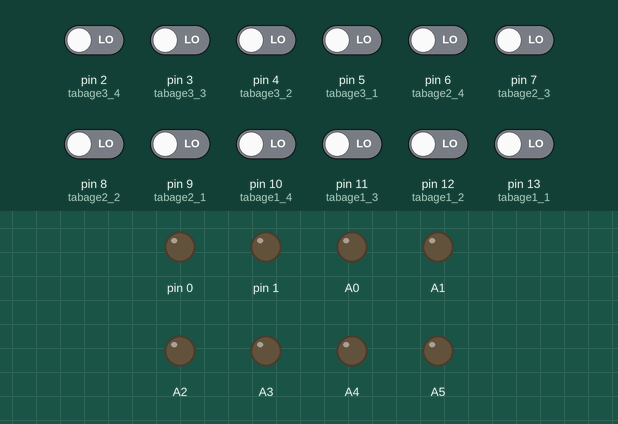
Recording of a sketch running on a simulated Arduino Uno, built with avr-gcc and run on an emulated ATmega328P. Parts: output pins drawn as LEDs (lit = HIGH). The test bench sets the inputs (shaded band); at power-on: pin 2 (tabage3_4), pin 3 (tabage3_3), pin 4 (tabage3_2), pin 5 (tabage3_1), pin 6 (tabage2_4), pin 7 (tabage2_3), pin 8 (tabage2_2), pin 9 (tabage2_1), pin 10 (tabage1_4), pin 11 (tabage1_3), pin 12 (tabage1_2), pin 13 (tabage1_1) LOW.

Above: at 1.2 s.
1.3 s: pin 2 (tabage3_4) driven HIGH
At 1.7 s:
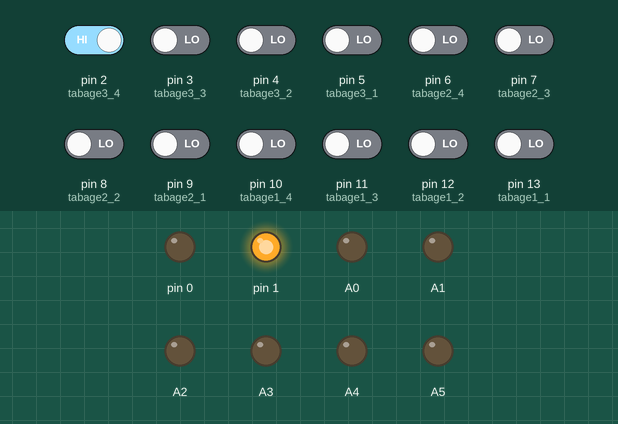
2.8 s: pin 3 (tabage3_3) driven HIGH
At 4.0 s:
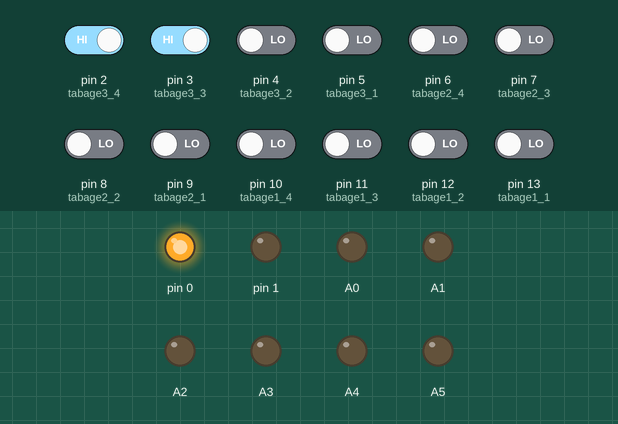
4.3 s: pin 4 (tabage3_2) driven HIGH
At 5.3 s:
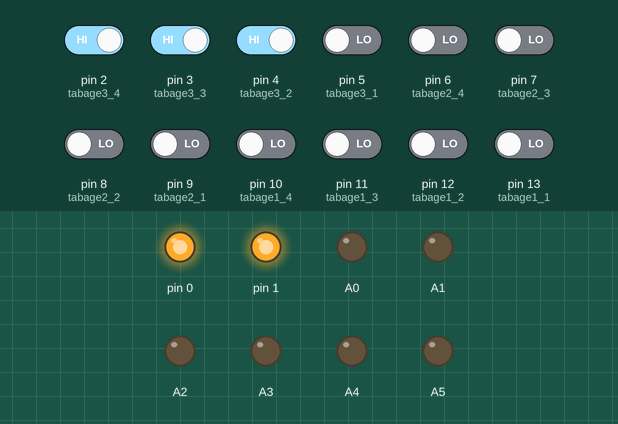
5.8 s: pin 5 (tabage3_1) driven HIGH
At 6.5 s:
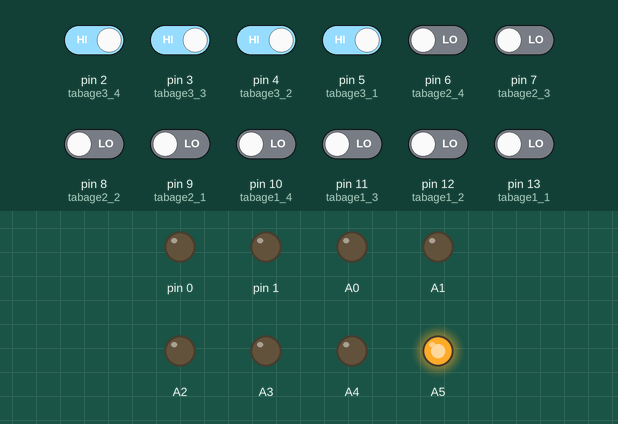
7.3 s: pin 6 (tabage2_4) driven HIGH
At 7.7 s:
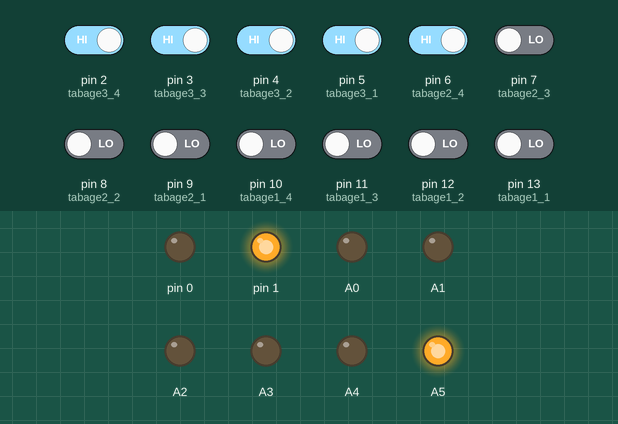
8.8 s: pin 7 (tabage2_3) driven HIGH
At 10.1 s:
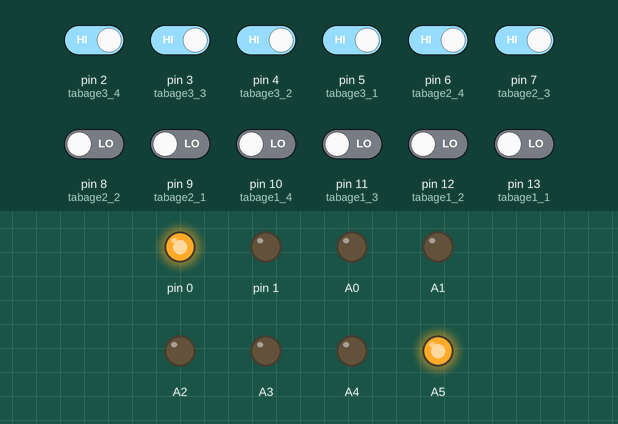
Timing chart, 0 to 11.3 s (numbered marks = the images above; inputs shaded):
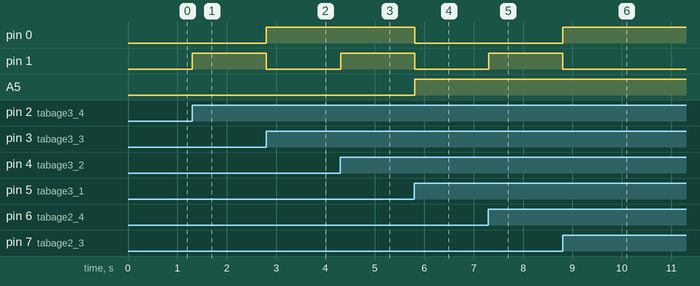

The sketch:

sketch_jan28b.ino
```cpp
#include <SimpleTimer.h>
#include "Timer.h"

SimpleTimer timer;
Timer t;

int p12 ;
int p11 ;
int p10;
int p9 ;
int p8;
int p7 ;
int p6 ;
int p5;
int p4 ;
int p3 ;
int p2;
int p1 ;

void setup() {
  // put your setup code here, to run once:
  pinMode(1, OUTPUT); //1s 0
  pinMode(0, OUTPUT); //1s 1
  pinMode(A4, OUTPUT); //1s 3
  pinMode(A5, OUTPUT); //1s 2

  pinMode(13, INPUT); //tabage1 1
  pinMode(12, INPUT); //tabage1 2
  pinMode(11, INPUT); //tabage1 3
  pinMode(10, INPUT); //tabage1 4
  pinMode(9, INPUT); //tabage2 1
  pinMode(8, INPUT); //tabage2 2
  pinMode(7, INPUT); //tabage2 3
  pinMode(6, INPUT); //tabage2 4
  pinMode(5, INPUT); //tabage3 1
  pinMode(4, INPUT); //tabage3 2
  pinMode(3, INPUT); //tabage3 3
  pinMode(2, INPUT); //tabage3 4

  pinMode(A0, OUTPUT); //1s 7
  pinMode(A1, OUTPUT); //1s 6
  pinMode(A2, OUTPUT); //1s 5
  pinMode(A3, OUTPUT); //1s 4
}

void loop() {

  p12 = digitalRead(2);
  p11 = digitalRead(3);
  p10 = digitalRead(4);
  p9 = digitalRead(5);
  p8 = digitalRead(6);
  p7 = digitalRead(7);
  p6 = digitalRead(8);
  p5 = digitalRead(9);
  p4 = digitalRead(10);
  p3 = digitalRead(11);
  p2 = digitalRead(12);
  p1 = digitalRead(13);

  int ones = 0;


  if (p12 == HIGH) {
    ones++;
  }
  if (p11 == HIGH) {
    ones++;
  }
  if (p10 == HIGH) {
    ones++;
  }
  if (p9 == HIGH) {
    ones++;
  }
  if (p8 == HIGH) {
    ones++;
  }
  if (p7 == HIGH) {
    ones++;
  }
  if (p6 == HIGH) {
    ones++;
  }
  if (p5 == HIGH) {
    ones++;
  }
  if (p4 == HIGH) {
    ones++;
  }
  if (p3 == HIGH) {
    ones++;
  }
  if (p2 == HIGH) {
    ones++;
  }
  if (p1 == HIGH) {
    ones++;
  }


  switch (ones) {
    case 0:
      digitalWrite(A4, LOW); digitalWrite(A5, LOW); digitalWrite(0, LOW); digitalWrite(1, LOW); digitalWrite(A0, LOW); digitalWrite(A1, LOW); digitalWrite(A2, LOW); digitalWrite(A3, LOW);
      break;
    case 1:
      digitalWrite(A4, LOW); digitalWrite(A5, LOW); digitalWrite(0, LOW); digitalWrite(1, HIGH); digitalWrite(A0, LOW); digitalWrite(A1, LOW); digitalWrite(A2, LOW); digitalWrite(A3, LOW);
      break;
    case 2:
      digitalWrite(A4, LOW); digitalWrite(A5, LOW); digitalWrite(0, HIGH); digitalWrite(1, LOW); digitalWrite(A0, LOW); digitalWrite(A1, LOW); digitalWrite(A2, LOW); digitalWrite(A3, LOW);
      break;
    case 3:
      digitalWrite(A4, LOW); digitalWrite(A5, LOW); digitalWrite(0, HIGH); digitalWrite(1, HIGH); digitalWrite(A0, LOW); digitalWrite(A1, LOW); digitalWrite(A2, LOW); digitalWrite(A3, LOW);
      break;
    case 4:
      digitalWrite(A4, LOW); digitalWrite(A5, HIGH); digitalWrite(0, LOW); digitalWrite(1, LOW); digitalWrite(A0, LOW); digitalWrite(A1, LOW); digitalWrite(A2, LOW); digitalWrite(A3, LOW);
      break;
    case 5:
      digitalWrite(A4, LOW); digitalWrite(A5, HIGH); digitalWrite(0, LOW); digitalWrite(1, HIGH); digitalWrite(A0, LOW); digitalWrite(A1, LOW); digitalWrite(A2, LOW); digitalWrite(A3, LOW);
      break;
    case 6:
      digitalWrite(A4, LOW); digitalWrite(A5, HIGH); digitalWrite(0, HIGH); digitalWrite(1, LOW); digitalWrite(A0, LOW); digitalWrite(A1, LOW); digitalWrite(A2, LOW); digitalWrite(A3, LOW);
      break;
    case 7:
      digitalWrite(A4, LOW); digitalWrite(A5, HIGH); digitalWrite(0, HIGH); digitalWrite(1, HIGH); digitalWrite(A0, LOW); digitalWrite(A1, LOW); digitalWrite(A2, LOW); digitalWrite(A3, LOW);
      break;
    case 8:
      digitalWrite(A4, HIGH); digitalWrite(A5, LOW); digitalWrite(0, LOW); digitalWrite(1, LOW); digitalWrite(A0, LOW); digitalWrite(A1, LOW); digitalWrite(A2, LOW); digitalWrite(A3, LOW);
      break;
    case 9:
      digitalWrite(A4, HIGH); digitalWrite(A5, LOW); digitalWrite(0, LOW); digitalWrite(1, HIGH); digitalWrite(A0, LOW); digitalWrite(A1, LOW); digitalWrite(A2, LOW); digitalWrite(A3, LOW);
      break;
    case 10:
      digitalWrite(A4, LOW); digitalWrite(A5, LOW); digitalWrite(0, LOW); digitalWrite(1, LOW); digitalWrite(A0, LOW); digitalWrite(A1, LOW); digitalWrite(A2, LOW); digitalWrite(A3, HIGH);
      break;
    case 11:
      digitalWrite(A4, LOW); digitalWrite(A5, LOW); digitalWrite(0, LOW); digitalWrite(1, HIGH); digitalWrite(A0, LOW); digitalWrite(A1, LOW); digitalWrite(A2, LOW); digitalWrite(A3, HIGH);
      break;
    case 12:
      digitalWrite(A4, LOW); digitalWrite(A5, LOW); digitalWrite(0, HIGH); digitalWrite(1, LOW); digitalWrite(A0, LOW); digitalWrite(A1, LOW); digitalWrite(A2, LOW); digitalWrite(A3, HIGH);
      break;
    case -1:
      digitalWrite(A4, LOW); digitalWrite(A5, LOW); digitalWrite(0, LOW); digitalWrite(1, LOW); digitalWrite(A0, LOW); digitalWrite(A1, LOW); digitalWrite(A2, LOW); digitalWrite(A3, LOW);
      break;
    default:
      digitalWrite(A4, LOW); digitalWrite(A5, LOW); digitalWrite(0, HIGH); digitalWrite(1, LOW); digitalWrite(A0, LOW); digitalWrite(A1, LOW); digitalWrite(A2, LOW); digitalWrite(A3, HIGH);
      break;
  }
  delay(100);


}
```

Measured:
- after the input at 1.3 s, pin 1: LOW → HIGH at once
- after the input at 2.8 s, pin 0: LOW → HIGH at once; pin 1: HIGH → LOW at once
- after the input at 4.3 s, pin 1: LOW → HIGH at once
- after the input at 5.8 s, pin 0, pin 1: HIGH → LOW at once; A5: LOW → HIGH at once
- after the input at 7.3 s, pin 1: LOW → HIGH at once
- after the input at 8.8 s, pin 0: LOW → HIGH at once; pin 1: HIGH → LOW at once
